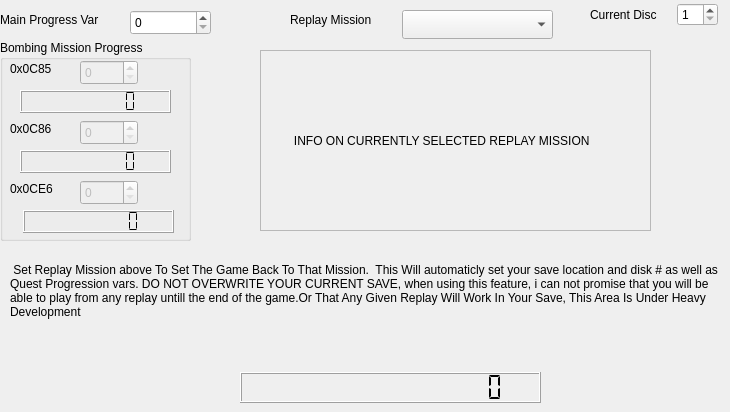
    <widget class="QWidget" name="tab_3">
     <attribute name="title">
      <string>&amp;Game Progress</string>
     </attribute>
     <widget class="QWidget" name="layoutWidget_2">
      <property name="geometry">
       <rect>
        <x>590</x>
        <y>0</y>
        <width>128</width>
        <height>29</height>
       </rect>
      </property>
      <layout class="QHBoxLayout" name="horizontalLayout_64">
       <property name="spacing">
        <number>0</number>
       </property>
       <item>
        <widget class="QLabel" name="label_150">
         <property name="text">
          <string>Current Disc</string>
         </property>
        </widget>
       </item>
       <item>
        <widget class="QSpinBox" name="sb_curdisc">
         <property name="maximumSize">
          <size>
           <width>41</width>
           <height>16777215</height>
          </size>
         </property>
         <property name="minimum">
          <number>1</number>
         </property>
         <property name="maximum">
          <number>3</number>
         </property>
        </widget>
       </item>
      </layout>
     </widget>
     <widget class="QSpinBox" name="sb_mprogress">
      <property name="enabled">
       <bool>true</bool>
      </property>
      <property name="geometry">
       <rect>
        <x>130</x>
        <y>10</y>
        <width>81</width>
        <height>25</height>
       </rect>
      </property>
      <property name="maximum">
       <number>1000000000</number>
      </property>
     </widget>
     <widget class="QLabel" name="label_167">
      <property name="geometry">
       <rect>
        <x>0</x>
        <y>10</y>
        <width>121</width>
        <height>20</height>
       </rect>
      </property>
      <property name="text">
       <string>Main Progress Var</string>
      </property>
     </widget>
     <widget class="QGroupBox" name="groupBox_25">
      <property name="geometry">
       <rect>
        <x>0</x>
        <y>40</y>
        <width>191</width>
        <height>201</height>
       </rect>
      </property>
      <property name="title">
       <string>Bombing Mission Progress</string>
      </property>
      <widget class="QLabel" name="label_168">
       <property name="geometry">
        <rect>
         <x>10</x>
         <y>20</y>
         <width>59</width>
         <height>17</height>
        </rect>
       </property>
       <property name="text">
        <string>0x0C85</string>
       </property>
      </widget>
      <widget class="QSpinBox" name="sb_bm_progress1">
       <property name="enabled">
        <bool>false</bool>
       </property>
       <property name="geometry">
        <rect>
         <x>80</x>
         <y>20</y>
         <width>58</width>
         <height>25</height>
        </rect>
       </property>
       <property name="correctionMode">
        <enum>QAbstractSpinBox::CorrectToPreviousValue</enum>
       </property>
       <property name="maximum">
        <number>256</number>
       </property>
      </widget>
      <widget class="QLabel" name="label_169">
       <property name="geometry">
        <rect>
         <x>10</x>
         <y>80</y>
         <width>59</width>
         <height>17</height>
        </rect>
       </property>
       <property name="text">
        <string>0x0C86</string>
       </property>
      </widget>
      <widget class="QLabel" name="label_170">
       <property name="geometry">
        <rect>
         <x>10</x>
         <y>140</y>
         <width>59</width>
         <height>17</height>
        </rect>
       </property>
       <property name="text">
        <string>0x0CE6</string>
       </property>
      </widget>
      <widget class="QSpinBox" name="sb_bm_progress2">
       <property name="enabled">
        <bool>false</bool>
       </property>
       <property name="geometry">
        <rect>
         <x>80</x>
         <y>80</y>
         <width>58</width>
         <height>25</height>
        </rect>
       </property>
       <property name="correctionMode">
        <enum>QAbstractSpinBox::CorrectToPreviousValue</enum>
       </property>
       <property name="maximum">
        <number>256</number>
       </property>
      </widget>
      <widget class="QSpinBox" name="sb_bm_progress3">
       <property name="enabled">
        <bool>false</bool>
       </property>
       <property name="geometry">
        <rect>
         <x>80</x>
         <y>140</y>
         <width>58</width>
         <height>25</height>
        </rect>
       </property>
       <property name="correctionMode">
        <enum>QAbstractSpinBox::CorrectToPreviousValue</enum>
       </property>
       <property name="maximum">
        <number>256</number>
       </property>
      </widget>
      <widget class="QLCDNumber" name="lcdNumber_2">
       <property name="geometry">
        <rect>
         <x>23</x>
         <y>170</y>
         <width>151</width>
         <height>23</height>
        </rect>
       </property>
       <property name="numDigits">
        <number>8</number>
       </property>
       <property name="mode">
        <enum>QLCDNumber::Bin</enum>
       </property>
       <property name="segmentStyle">
        <enum>QLCDNumber::Flat</enum>
       </property>
      </widget>
      <widget class="QLCDNumber" name="lcdNumber_3">
       <property name="geometry">
        <rect>
         <x>20</x>
         <y>110</y>
         <width>151</width>
         <height>23</height>
        </rect>
       </property>
       <property name="numDigits">
        <number>8</number>
       </property>
       <property name="mode">
        <enum>QLCDNumber::Bin</enum>
       </property>
       <property name="segmentStyle">
        <enum>QLCDNumber::Flat</enum>
       </property>
      </widget>
      <widget class="QLCDNumber" name="lcdNumber_4">
       <property name="geometry">
        <rect>
         <x>20</x>
         <y>50</y>
         <width>151</width>
         <height>23</height>
        </rect>
       </property>
       <property name="inputMethodHints">
        <set>Qt::ImhNone</set>
       </property>
       <property name="numDigits">
        <number>8</number>
       </property>
       <property name="mode">
        <enum>QLCDNumber::Bin</enum>
       </property>
       <property name="segmentStyle">
        <enum>QLCDNumber::Flat</enum>
       </property>
      </widget>
     </widget>
     <widget class="QComboBox" name="cb_replay">
      <property name="geometry">
       <rect>
        <x>402</x>
        <y>10</y>
        <width>151</width>
        <height>29</height>
       </rect>
      </property>
      <item>
       <property name="text">
        <string/>
       </property>
      </item>
      <item>
       <property name="text">
        <string>Bombing Mission</string>
       </property>
      </item>
      <item>
       <property name="text">
        <string>Cloud's Flashback</string>
       </property>
      </item>
      <item>
       <property name="text">
        <string>The Date Scene</string>
       </property>
      </item>
      <item>
       <property name="text">
        <string>Aerith's Death</string>
       </property>
      </item>
     </widget>
     <widget class="QLabel" name="label_171">
      <property name="geometry">
       <rect>
        <x>290</x>
        <y>10</y>
        <width>111</width>
        <height>20</height>
       </rect>
      </property>
      <property name="text">
       <string>Replay Mission</string>
      </property>
     </widget>
     <widget class="QLabel" name="label_172">
      <property name="geometry">
       <rect>
        <x>10</x>
        <y>240</y>
        <width>711</width>
        <height>101</height>
       </rect>
      </property>
      <property name="text">
       <string> Set Replay Mission above To Set The Game Back To That Mission.  This Will automaticly set your save location and disk # as well as Quest Progression vars. DO NOT OVERWRITE YOUR CURRENT SAVE, when using this feature, i can not promise that you will be able to play from any replay untill the end of the game.Or That Any Given Replay Will Work In Your Save, This Area Is Under Heavy Development</string>
      </property>
      <property name="wordWrap">
       <bool>true</bool>
      </property>
     </widget>
     <widget class="QLabel" name="label_replaynote">
      <property name="geometry">
       <rect>
        <x>260</x>
        <y>50</y>
        <width>391</width>
        <height>181</height>
       </rect>
      </property>
      <property name="frameShape">
       <enum>QFrame::StyledPanel</enum>
      </property>
      <property name="text">
       <string>         INFO ON CURRENTLY SELECTED REPLAY MISSION</string>
      </property>
      <property name="wordWrap">
       <bool>true</bool>
      </property>
     </widget>
     <widget class="QLCDNumber" name="lcdNumber_5">
      <property name="geometry">
       <rect>
        <x>240</x>
        <y>372</y>
        <width>301</width>
        <height>31</height>
       </rect>
      </property>
      <property name="numDigits">
       <number>16</number>
      </property>
      <property name="digitCount">
       <number>16</number>
      </property>
      <property name="mode">
       <enum>QLCDNumber::Bin</enum>
      </property>
      <property name="segmentStyle">
       <enum>QLCDNumber::Flat</enum>
      </property>
     </widget>
    </widget>
